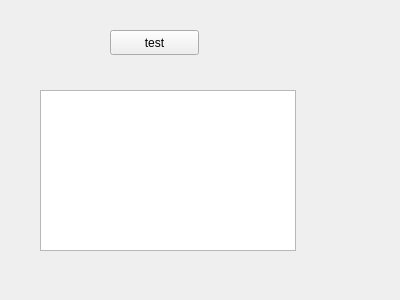
<?xml version="1.0" encoding="UTF-8"?>
<ui version="4.0">
 <class>Widget</class>
 <widget class="QWidget" name="Widget">
  <property name="geometry">
   <rect>
    <x>0</x>
    <y>0</y>
    <width>400</width>
    <height>300</height>
   </rect>
  </property>
  <property name="windowTitle">
   <string>Widget</string>
  </property>
  <widget class="QPushButton" name="pushButton_test">
   <property name="geometry">
    <rect>
     <x>110</x>
     <y>30</y>
     <width>89</width>
     <height>25</height>
    </rect>
   </property>
   <property name="text">
    <string>test</string>
   </property>
  </widget>
  <widget class="QTextBrowser" name="textBrowser">
   <property name="geometry">
    <rect>
     <x>40</x>
     <y>90</y>
     <width>256</width>
     <height>161</height>
    </rect>
   </property>
  </widget>
 </widget>
 <layoutdefault spacing="6" margin="11"/>
 <resources/>
 <connections/>
</ui>
